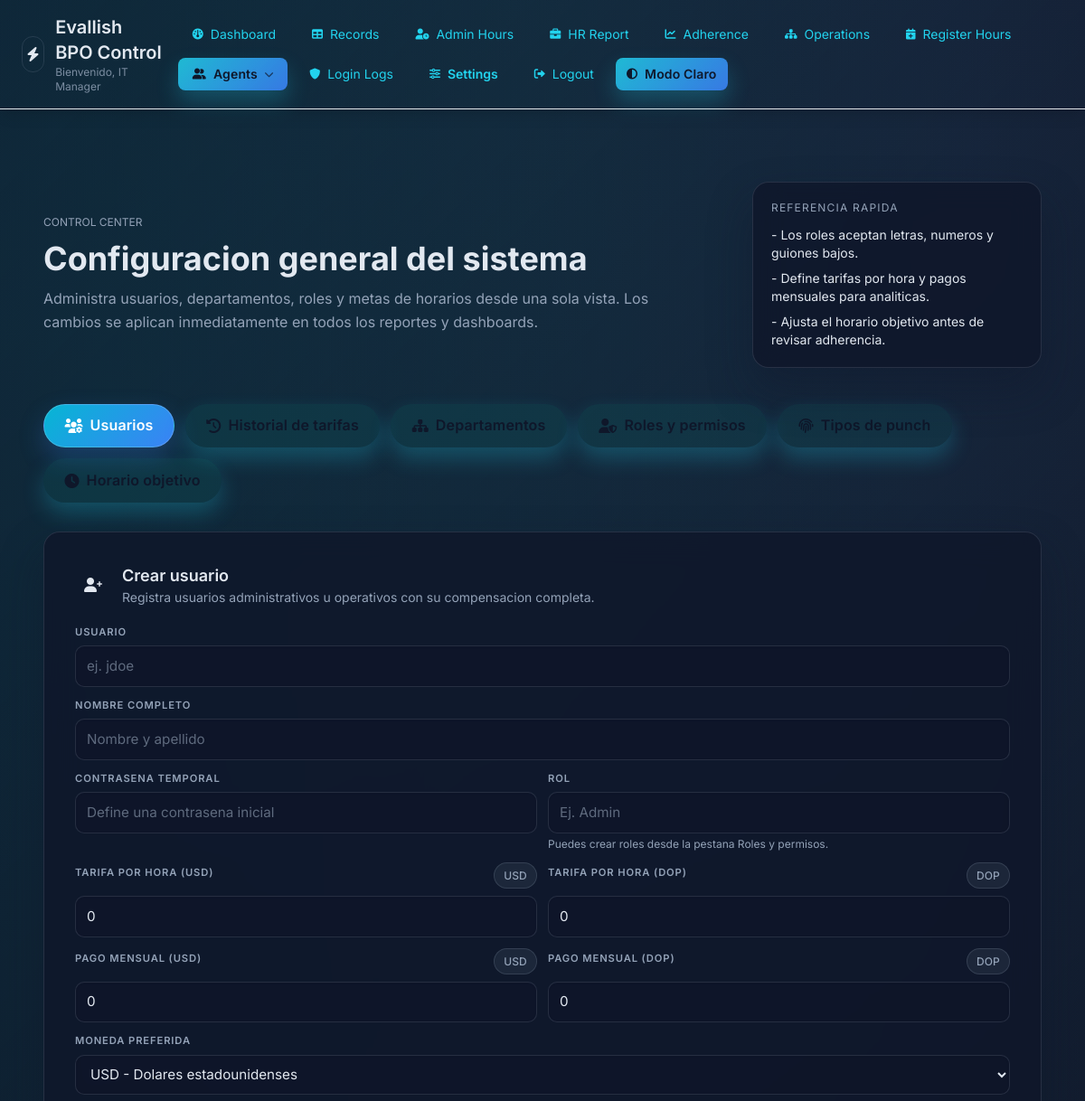
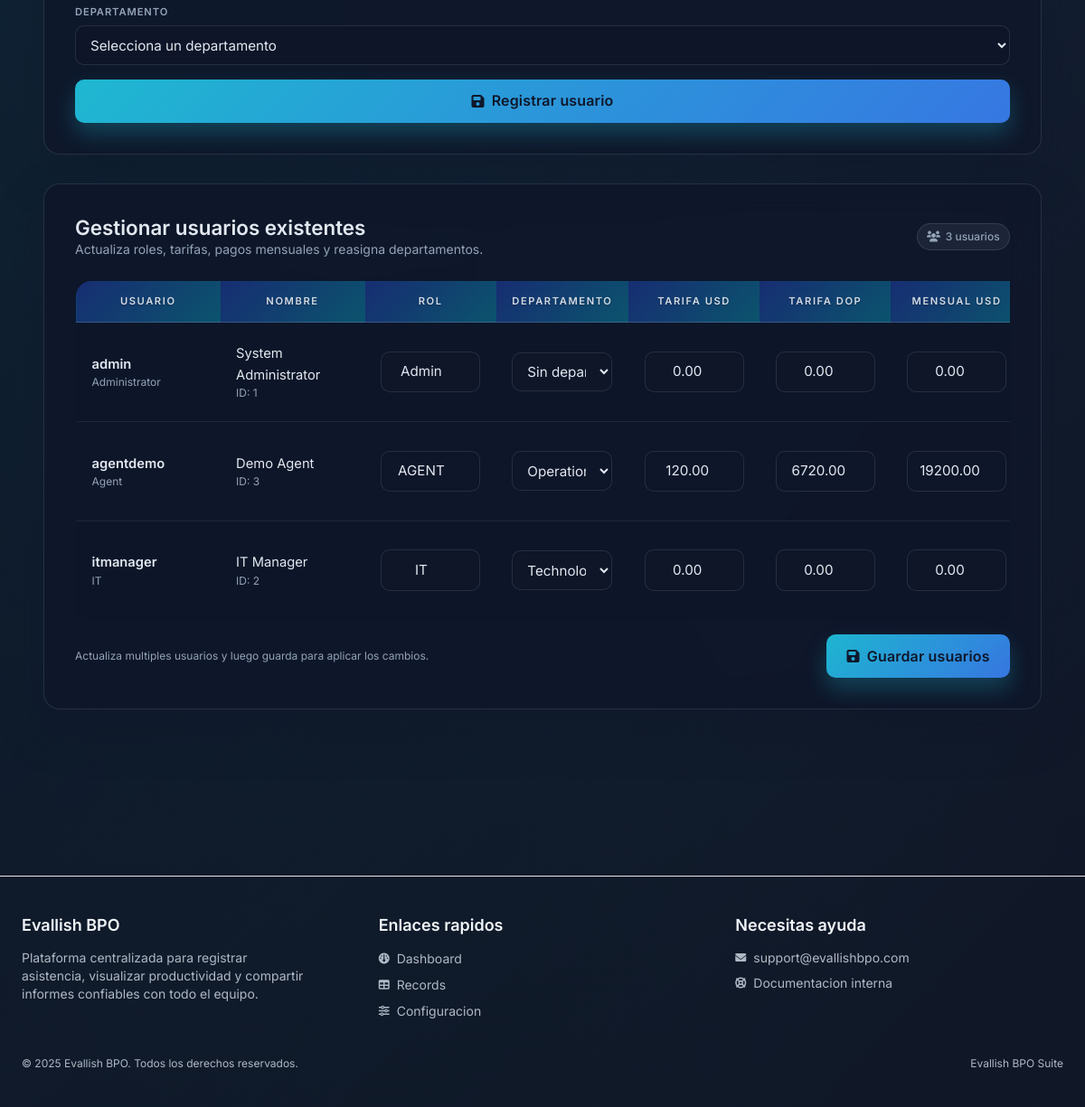
/settings.php (signed in), run on the app's committed database (2 pictures, top to bottom).
### tables this page shows
CREATE TABLE `users` (
  `id` INT UNSIGNED NOT NULL AUTO_INCREMENT,
  `username` VARCHAR(50) NOT NULL,
  `employee_code` VARCHAR(20) DEFAULT NULL COMMENT 'Codigo de empleado generado automaticamente (formato: EMP-YYYY-XXXX)',
  `full_name` VARCHAR(150) NOT NULL,
  `password` VARCHAR(255) NOT NULL COMMENT 'Passwords are stored as plain text by the current application.',
  `role` VARCHAR(50) NOT NULL DEFAULT 'AGENT',
  `hourly_rate` DECIMAL(10,2) NOT NULL DEFAULT 0.00,
  `monthly_salary` DECIMAL(12,2) NOT NULL DEFAULT 0.00,
  `hourly_rate_dop` DECIMAL(12,2) NOT NULL DEFAULT 0.00,
  `monthly_salary_dop` DECIMAL(14,2) NOT NULL DEFAULT 0.00,
  `preferred_currency` VARCHAR(3) NOT NULL DEFAULT 'USD',
  `department_id` INT UNSIGNED DEFAULT NULL,
  `exit_time` TIME DEFAULT NULL COMMENT 'Hora de salida personalizada para este empleado',
  `overtime_multiplier` DECIMAL(4,2) DEFAULT NULL COMMENT 'Multiplicador personalizado de horas extras (NULL = usar configuracion global)',
  `reset_token` VARCHAR(64) DEFAULT NULL,
  `token_expiry` DATETIME DEFAULT NULL,
  `created_at` TIMESTAMP NOT NULL DEFAULT CURRENT_TIMESTAMP,
  PRIMARY KEY (`id`),
  UNIQUE KEY `users_username_unique` (`username`),
  UNIQUE KEY `users_employee_code_unique` (`employee_code`),
  KEY `idx_users_role` (`role`),
  KEY `idx_users_department` (`department_id`),
  KEY `idx_users_employee_code` (`employee_code`),
  CONSTRAINT `fk_users_department`
    FOREIGN KEY (`department_id`)
    REFERENCES `departments` (`id`)
    ON DELETE SET NULL
    ON UPDATE CASCADE
);

CREATE TABLE `roles` (
  `id` INT UNSIGNED NOT NULL AUTO_INCREMENT,
  `name` VARCHAR(100) NOT NULL,
  `label` VARCHAR(150) DEFAULT NULL,
  `description` TEXT DEFAULT NULL,
  `created_at` TIMESTAMP NOT NULL DEFAULT CURRENT_TIMESTAMP,
  `updated_at` TIMESTAMP NULL DEFAULT NULL ON UPDATE CURRENT_TIMESTAMP,
  PRIMARY KEY (`id`),
  UNIQUE KEY `roles_name_unique` (`name`)
);

CREATE TABLE `departments` (
  `id` INT UNSIGNED NOT NULL AUTO_INCREMENT,
  `name` VARCHAR(150) NOT NULL,
  `description` TEXT DEFAULT NULL,
  `created_at` TIMESTAMP NOT NULL DEFAULT CURRENT_TIMESTAMP,
  `updated_at` TIMESTAMP NULL DEFAULT NULL ON UPDATE CURRENT_TIMESTAMP,
  PRIMARY KEY (`id`),
  UNIQUE KEY `departments_name_unique` (`name`)
);

### db.php (called while the page is built, shortened)
<?php
if (!function_exists('getAllDepartments')) {
    function getAllDepartments(PDO $pdo): array
    {
        $stmt = $pdo->query("SELECT id, name, COALESCE(description, '') AS description FROM departments ORDER BY name");
        return $stmt->fetchAll(PDO::FETCH_ASSOC) ?: [];
    }
}
?>

### settings.php (the view, shortened to what this page needs)
<?php
include 'db.php';
$departments = getAllDepartments($pdo);
$userStmt = $pdo->query("
    SELECT
        u.id,
        u.username,
        u.full_name,
        u.role,
        u.hourly_rate,
        u.monthly_salary,
        u.hourly_rate_dop,
        u.monthly_salary_dop,
        u.preferred_currency,
        u.department_id,
        u.exit_time,
        u.overtime_multiplier,
        u.created_at,
        r.label AS role_label,
        d.name AS department_name
    FROM users u
    LEFT JOIN roles r ON r.name = u.role
    LEFT JOIN departments d ON d.id = u.department_id
    ORDER BY u.username
");
$users = $userStmt->fetchAll(PDO::FETCH_ASSOC);
?>
<?php include 'header.php'; ?>
<section class="space-y-12">
    <div class="max-w-7xl mx-auto px-6 py-10 space-y-10">
        <div class="flex flex-col gap-6 lg:flex-row lg:items-center lg:justify-between">
            <div class="space-y-3">
                <p class="text-muted text-xs uppercase tracking-[0.35em]">Control Center</p>
                <h1 class="text-primary text-3xl md:text-4xl font-bold">Configuracion general del sistema</h1>
                <p class="text-muted max-w-2xl">Administra usuarios, departamentos, roles y metas de horarios desde una sola vista. Los cambios se aplican inmediatamente en todos los reportes y dashboards.</p>
            </div>
            <div class="section-card w-full lg:w-80 p-5 space-y-3">
                <p class="text-muted text-xs uppercase tracking-widest">Referencia rapida</p>
                <ul class="text-sm text-primary space-y-2">
                    <li>- Los roles aceptan letras, numeros y guiones bajos.</li>
                    <li>- Define tarifas por hora y pagos mensuales para analiticas.</li>
                    <li>- Ajusta el horario objetivo antes de revisar adherencia.</li>
                </ul>
            </div>
        </div>
        <div id="quick-actions-grid" class="grid grid-cols-1 xl:grid-cols-3 gap-6">
            <article id="create-user-card" class="glass-card space-y-5">
                <div class="flex items-center gap-3">
                    <div class="h-10 w-10 rounded-xl bg-cyan-500/15 text-primary flex items-center justify-center">
                        <i class="fas fa-user-plus text-cyan-300"></i>
                    </div>
                    <div>
                        <h2 class="text-primary text-lg font-semibold">Crear usuario</h2>
                        <p class="text-muted text-sm">Registra usuarios administrativos u operativos con su compensacion completa.</p>
                    </div>
                </div>
                <form method="POST" class="space-y-4">
                    <div class="space-y-3">
                        <div>
                            <label class="form-label">Usuario</label>
                            <input type="text" name="username" required class="input-control" placeholder="ej. jdoe">
                        </div>
                        <div>
                            <label class="form-label">Nombre completo</label>
                            <input type="text" name="full_name" required class="input-control" placeholder="Nombre y apellido">
                        </div>
                        <div class="grid grid-cols-1 md:grid-cols-2 gap-3">
                            <div>
                                <label class="form-label">Contrasena temporal</label>
                                <input type="text" name="password" required class="input-control" placeholder="Define una contrasena inicial">
                            </div>
                            <div>
                                <label class="form-label">Rol</label>
                                <input type="text" name="role" list="role-options" required class="input-control" placeholder="Ej. Admin">
                                <p class="text-muted text-xs mt-1">Puedes crear roles desde la pestana Roles y permisos.</p>
                            </div>
                        </div>
                        <div class="grid grid-cols-1 lg:grid-cols-2 gap-3">
                            <div class="space-y-2">
                                <div class="flex items-center justify-between">
                                    <label class="form-label">Tarifa por hora (USD)</label>
                                    <span class="chip">USD</span>
                                </div>
                                <input type="number" step="0.01" min="0" name="hourly_rate_usd" class="input-control" value="0">
                            </div>
                            <div class="space-y-2">
                                <div class="flex items-center justify-between">
                                    <label class="form-label">Tarifa por hora (DOP)</label>
                                    <span class="chip">DOP</span>
                                </div>
                                <input type="number" step="0.01" min="0" name="hourly_rate_dop" class="input-control" value="0">
                            </div>
                            <div class="space-y-2">
                                <div class="flex items-center justify-between">
                                    <label class="form-label">Pago mensual (USD)</label>
                                    <span class="chip">USD</span>
                                </div>
                                <input type="number" step="0.01" min="0" name="monthly_salary_usd" class="input-control" value="0">
                            </div>
                            <div class="space-y-2">
                                <div class="flex items-center justify-between">
                                    <label class="form-label">Pago mensual (DOP)</label>
                                    <span class="chip">DOP</span>
                                </div>
                                <input type="number" step="0.01" min="0" name="monthly_salary_dop" class="input-control" value="0">
                            </div>
                        </div>
                        <div>
                            <label class="form-label">Moneda preferida</label>
                            <select name="preferred_currency" class="select-control">
                                <option value="USD">USD - Dolares estadounidenses</option>
                            </select>
                        </div>
                        <div>
                            <label class="form-label">Departamento</label>
                            <select name="department_id" class="select-control" required <?= empty($departments) ? 'disabled' : '' ?>>
                                <option value="">Selecciona un departamento</option>
                            </select>
                        </div>
                    </div>
                    <button type="submit" class="btn-primary w-full justify-center" <?= empty($departments) ? 'disabled' : '' ?>>
                        <i class="fas fa-save"></i>
                        Registrar usuario
                    </button>
                </form>
            </article>
        </div>
        <section id="manage-users-section" class="glass-card space-y-6">
            <div class="panel-heading">
                <div>
                    <h2 class="text-primary text-xl font-semibold">Gestionar usuarios existentes</h2>
                    <p class="text-muted text-sm">Actualiza roles, tarifas, pagos mensuales y reasigna departamentos.</p>
                </div>
                <span class="chip"><i class="fas fa-users"></i> <?= count($users) ?> usuarios</span>
            </div>
            <form method="POST" class="space-y-4">
                <div class="responsive-scroll">
                    <table class="data-table manage-users-table">
                        <thead>
                            <tr>
                                <th>Usuario</th>
                                <th>Nombre</th>
                                <th>Rol</th>
                                <th>Departamento</th>
                                <th>Tarifa USD</th>
                                <th>Tarifa DOP</th>
                                <th>Mensual USD</th>
                            </tr>
                        </thead>
                        <tbody>
                            <?php foreach ($users as $user): ?>
                                <tr>
                                    <td>
                                        <div class="font-semibold text-primary"><?= htmlspecialchars($user['username']) ?></div>
                                        <?php if (!empty($user['role_label'])): ?>
                                            <div class="text-muted text-xs"><?= htmlspecialchars($user['role_label']) ?></div>
                                        <?php endif; ?>
                                    </td>
                                    <td>
                                        <div class="text-primary"><?= htmlspecialchars($user['full_name']) ?></div>
                                        <div class="text-muted text-xs">ID: <?= (int) $user['id'] ?></div>
                                    </td>
                                    <td>
                                        <input type="text" name="role[<?= (int) $user['id'] ?>]" value="<?= htmlspecialchars($user['role']) ?>" list="role-options" class="input-control">
                                    </td>
                                <td>
                                    <select name="department_id[<?= (int) $user['id'] ?>]" class="select-control">
                                        <option value="">Sin departamento</option>
                                        <?php foreach ($departments as $department): ?>
                                            <option value="<?= (int) $department['id'] ?>" <?php if ((int) ($user['department_id'] ?? 0) === (int) $department['id']) echo 'selected'; ?>><?= htmlspecialchars($department['name']) ?></option>
                                        <?php endforeach; ?>
                                    </select>
                                </td>
                                <td>
                                    <input type="number" name="hourly_rate_usd[<?= (int) $user['id'] ?>]" value="<?= htmlspecialchars(number_format((float) $user['hourly_rate'], 2, '.', '')) ?>" step="0.01" min="0" class="input-control">
                                </td>
                                <td>
                                    <input type="number" name="hourly_rate_dop[<?= (int) $user['id'] ?>]" value="<?= htmlspecialchars(number_format((float) $user['hourly_rate_dop'], 2, '.', '')) ?>" step="0.01" min="0" class="input-control">
                                </td>
                                <td>
                                    <input type="number" name="monthly_salary_usd[<?= (int) $user['id'] ?>]" value="<?= htmlspecialchars(number_format((float) $user['monthly_salary'], 2, '.', '')) ?>" step="0.01" min="0" class="input-control">
                                </td>
                            </tr>
                            <?php endforeach; ?>
                        </tbody>
                    </table>
                </div>
                <div class="flex flex-col sm:flex-row sm:items-center sm:justify-between gap-3">
                    <p class="text-muted text-xs">Actualiza multiples usuarios y luego guarda para aplicar los cambios.</p>
                    <button type="submit" class="btn-primary">
                        <i class="fas fa-save"></i>
                        Guardar usuarios
                    </button>
                </div>
            </form>
        </section>
    </div>
</section>
<?php include 'footer.php'; ?>

### data on the page
users: username "admin", roles.label "Administrator", full_name "System Administrator", id "1", role "Admin", hourly_rate "0.00", hourly_rate_dop "0.00", monthly_salary "0.00"
users: username "agentdemo", roles.label "Agent", full_name "Demo Agent", id "3", role "AGENT", department+id "Operations", hourly_rate "120.00", hourly_rate_dop "6720.00", monthly_salary "19200.00"
users: username "itmanager", roles.label "IT", full_name "IT Manager", id "2", role "IT", department+id "Technology", hourly_rate "0.00", hourly_rate_dop "0.00", monthly_salary "0.00"

### other printed values
$userDisplayName "IT Manager"
$item['label'] "Dashboard"
$item['label'] "Records"
$item['label'] "Admin Hours"
$item['label'] "HR Report"
$item['label'] "Adherence"
$item['label'] "Operations"
$item['label'] "Register Hours"
$item['label'] "Agents"
$item['label'] "Login Logs"
$item['label'] "Settings"
$themeLabel "Modo Claro"
count($users) "3"
